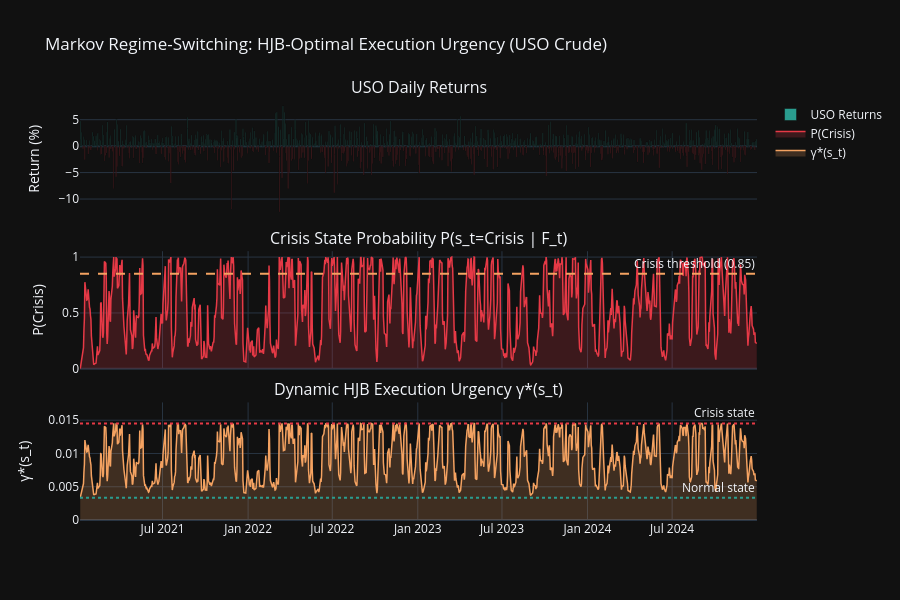

Here is the notebook cell this chart was saved with:
### Code cell
# ── HJB-Optimal Execution Urgency ─────────────────────────────────────────
lambda_risk = np.array([0.01, 0.08])  # state-conditional risk aversion
eta0 = 0.1; q = 1.0
gamma_hjb = np.sqrt(lambda_risk * q * mrs.sigma_**2 / (2 * eta0))
print(f'HJB Urgency — State 0 (Normal): γ*={gamma_hjb[0]:.4f}')
print(f'HJB Urgency — State 1 (Crisis): γ*={gamma_hjb[1]:.4f}')
print(f'Crisis/Normal urgency ratio: {gamma_hjb[1]/gamma_hjb[0]:.2f}x')

dates_uso = returns_e['USO'].dropna().index
crisis_prob = mrs.state_probs_[:, 1]
urgency_dynamic = gamma_hjb[0] + (gamma_hjb[1] - gamma_hjb[0]) * crisis_prob

fig2 = sp.make_subplots(rows=3, cols=1, shared_xaxes=True,
    subplot_titles=['USO Daily Returns', 'Crisis State Probability P(s_t=Crisis | F_t)',
                    'Dynamic HJB Execution Urgency γ*(s_t)'],
    vertical_spacing=0.08)

fig2.add_trace(go.Bar(x=dates_uso, y=uso_r*100,
    marker_color=np.where(uso_r>0,'#2a9d8f','#e63946'),
    name='USO Returns'), row=1, col=1)

fig2.add_trace(go.Scatter(x=dates_uso, y=crisis_prob,
    fill='tozeroy', fillcolor='rgba(230,57,70,0.2)',
    line=dict(color='#e63946', width=1.5), name='P(Crisis)'), row=2, col=1)
fig2.add_hline(y=0.85, line_dash='dash', line_color='#f4a261',
    annotation_text='Crisis threshold (0.85)', row=2, col=1)

fig2.add_trace(go.Scatter(x=dates_uso, y=urgency_dynamic,
    fill='tozeroy', fillcolor='rgba(244,162,97,0.2)',
    line=dict(color='#f4a261', width=1.5), name='γ*(s_t)'), row=3, col=1)
fig2.add_hline(y=gamma_hjb[0], line_dash='dot', line_color='#2a9d8f',
    annotation_text='Normal state', row=3, col=1)
fig2.add_hline(y=gamma_hjb[1], line_dash='dot', line_color='#e63946',
    annotation_text='Crisis state', row=3, col=1)

fig2.update_layout(height=600,
    title_text='Markov Regime-Switching: HJB-Optimal Execution Urgency (USO Crude)',
    template='plotly_dark')
fig2.update_yaxes(title_text='Return (%)', row=1, col=1)
fig2.update_yaxes(title_text='P(Crisis)', row=2, col=1)
fig2.update_yaxes(title_text='γ*(s_t)', row=3, col=1)
fig2.show()

### Figure 1 — Plotly figure (JSON) as saved in the notebook; plotly's stock layout.template omitted (floating-point values rounded to 4 significant figures; data arrays with more than 128 entries replaced by an {"elided": "..."} marker saying what was removed)
{"data": [{"marker": {"color": {"elided": "1003 str values"}}, "name": "USO Returns", "type": "bar", "x": {"elided": "1003 str values"}, "xaxis": "x", "y": {"elided": "1003 float values"}, "yaxis": "y"}, {"fill": "tozeroy", "fillcolor": "rgba(230,57,70,0.2)", "line": {"color": "#e63946", "width": 1.5}, "name": "P(Crisis)", "type": "scatter", "x": {"elided": "1003 str values"}, "xaxis": "x2", "y": {"elided": "1003 float values"}, "yaxis": "y2"}, {"fill": "tozeroy", "fillcolor": "rgba(244,162,97,0.2)", "line": {"color": "#f4a261", "width": 1.5}, "name": "γ*(s_t)", "type": "scatter", "x": {"elided": "1003 str values"}, "xaxis": "x3", "y": {"elided": "1003 float values"}, "yaxis": "y3"}], "layout": {"annotations": [{"font": {"size": 16}, "showarrow": false, "text": "USO Daily Returns", "x": 0.5, "xanchor": "center", "xref": "paper", "y": 1, "yanchor": "bottom", "yref": "paper"}, {"font": {"size": 16}, "showarrow": false, "text": "Crisis State Probability P(s_t=Crisis | F_t)", "x": 0.5, "xanchor": "center", "xref": "paper", "y": 0.64, "yanchor": "bottom", "yref": "paper"}, {"font": {"size": 16}, "showarrow": false, "text": "Dynamic HJB Execution Urgency γ*(s_t)", "x": 0.5, "xanchor": "center", "xref": "paper", "y": 0.28, "yanchor": "bottom", "yref": "paper"}, {"showarrow": false, "text": "Crisis threshold (0.85)", "x": 1, "xanchor": "right", "xref": "x2 domain", "y": 0.85, "yanchor": "bottom", "yref": "y2"}, {"showarrow": false, "text": "Normal state", "x": 1, "xanchor": "right", "xref": "x3 domain", "y": 0.003359, "yanchor": "bottom", "yref": "y3"}, {"showarrow": false, "text": "Crisis state", "x": 1, "xanchor": "right", "xref": "x3 domain", "y": 0.01452, "yanchor": "bottom", "yref": "y3"}], "height": 600, "shapes": [{"line": {"color": "#f4a261", "dash": "dash"}, "type": "line", "x0": 0, "x1": 1, "xref": "x2 domain", "y0": 0.85, "y1": 0.85, "yref": "y2"}, {"line": {"color": "#2a9d8f", "dash": "dot"}, "type": "line", "x0": 0, "x1": 1, "xref": "x3 domain", "y0": 0.003359, "y1": 0.003359, "yref": "y3"}, {"line": {"color": "#e63946", "dash": "dot"}, "type": "line", "x0": 0, "x1": 1, "xref": "x3 domain", "y0": 0.01452, "y1": 0.01452, "yref": "y3"}], "title": {"text": "Markov Regime-Switching: HJB-Optimal Execution Urgency (USO Crude)"}, "xaxis": {"anchor": "y", "domain": [0, 1], "matches": "x3", "showticklabels": false}, "xaxis2": {"anchor": "y2", "domain": [0, 1], "matches": "x3", "showticklabels": false}, "xaxis3": {"anchor": "y3", "domain": [0, 1]}, "yaxis": {"anchor": "x", "domain": [0.72, 1], "title": {"text": "Return (%)"}}, "yaxis2": {"anchor": "x2", "domain": [0.36, 0.64], "title": {"text": "P(Crisis)"}}, "yaxis3": {"anchor": "x3", "domain": [0, 0.28], "title": {"text": "γ*(s_t)"}}}}
